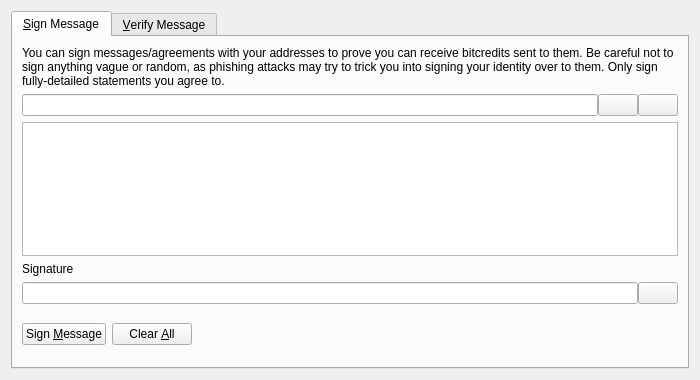
<?xml version="1.0" encoding="UTF-8"?>
<ui version="4.0">
 <class>SignVerifyMessageDialog</class>
 <widget class="QDialog" name="SignVerifyMessageDialog">
  <property name="geometry">
   <rect>
    <x>0</x>
    <y>0</y>
    <width>700</width>
    <height>380</height>
   </rect>
  </property>
  <property name="windowTitle">
   <string>Signatures - Sign / Verify a Message</string>
  </property>
  <property name="modal">
   <bool>true</bool>
  </property>
  <layout class="QVBoxLayout" name="verticalLayout">
   <item>
    <widget class="QTabWidget" name="tabWidget">
     <property name="currentIndex">
      <number>0</number>
     </property>
     <widget class="QWidget" name="tabSignMessage">
      <attribute name="title">
       <string>&amp;Sign Message</string>
      </attribute>
      <layout class="QVBoxLayout" name="verticalLayout_SM">
       <item>
        <widget class="QLabel" name="infoLabel_SM">
         <property name="text">
          <string>You can sign messages/agreements with your addresses to prove you can receive bitcredits sent to them. Be careful not to sign anything vague or random, as phishing attacks may try to trick you into signing your identity over to them. Only sign fully-detailed statements you agree to.</string>
         </property>
         <property name="textFormat">
          <enum>Qt::PlainText</enum>
         </property>
         <property name="wordWrap">
          <bool>true</bool>
         </property>
        </widget>
       </item>
       <item>
        <layout class="QHBoxLayout" name="horizontalLayout_1_SM">
         <property name="spacing">
          <number>0</number>
         </property>
         <item>
          <widget class="QValidatedLineEdit" name="addressIn_SM">
           <property name="toolTip">
            <string>The Bitcredit address to sign the message with</string>
           </property>
          </widget>
         </item>
         <item>
          <widget class="QPushButton" name="addressBookButton_SM">
           <property name="toolTip">
            <string>Choose previously used address</string>
           </property>
           <property name="text">
            <string/>
           </property>
           <property name="icon">
            <iconset resource="../bitcredit.qrc">
             <normaloff>:/icons/address-book</normaloff>:/icons/address-book</iconset>
           </property>
           <property name="shortcut">
            <string>Alt+A</string>
           </property>
           <property name="autoDefault">
            <bool>false</bool>
           </property>
          </widget>
         </item>
         <item>
          <widget class="QPushButton" name="pasteButton_SM">
           <property name="toolTip">
            <string>Paste address from clipboard</string>
           </property>
           <property name="text">
            <string/>
           </property>
           <property name="icon">
            <iconset resource="../bitcredit.qrc">
             <normaloff>:/icons/editpaste</normaloff>:/icons/editpaste</iconset>
           </property>
           <property name="shortcut">
            <string>Alt+P</string>
           </property>
           <property name="autoDefault">
            <bool>false</bool>
           </property>
          </widget>
         </item>
        </layout>
       </item>
       <item>
        <widget class="QPlainTextEdit" name="messageIn_SM">
         <property name="toolTip">
          <string>Enter the message you want to sign here</string>
         </property>
        </widget>
       </item>
       <item>
        <widget class="QLabel" name="signatureLabel_SM">
         <property name="text">
          <string>Signature</string>
         </property>
         <property name="textFormat">
          <enum>Qt::PlainText</enum>
         </property>
        </widget>
       </item>
       <item>
        <layout class="QHBoxLayout" name="horizontalLayout_2_SM">
         <property name="spacing">
          <number>0</number>
         </property>
         <item>
          <widget class="QLineEdit" name="signatureOut_SM">
           <property name="font">
            <font>
             <italic>true</italic>
            </font>
           </property>
           <property name="readOnly">
            <bool>true</bool>
           </property>
          </widget>
         </item>
         <item>
          <widget class="QPushButton" name="copySignatureButton_SM">
           <property name="toolTip">
            <string>Copy the current signature to the system clipboard</string>
           </property>
           <property name="text">
            <string/>
           </property>
           <property name="icon">
            <iconset resource="../bitcredit.qrc">
             <normaloff>:/icons/editcopy</normaloff>:/icons/editcopy</iconset>
           </property>
           <property name="autoDefault">
            <bool>false</bool>
           </property>
          </widget>
         </item>
        </layout>
       </item>
       <item>
        <layout class="QHBoxLayout" name="horizontalLayout_3_SM">
         <item>
          <widget class="QPushButton" name="signMessageButton_SM">
           <property name="toolTip">
            <string>Sign the message to prove you own this Bitcredit address</string>
           </property>
           <property name="text">
            <string>Sign &amp;Message</string>
           </property>
           <property name="icon">
            <iconset resource="../bitcredit.qrc">
             <normaloff>:/icons/edit</normaloff>:/icons/edit</iconset>
           </property>
           <property name="autoDefault">
            <bool>false</bool>
           </property>
          </widget>
         </item>
         <item>
          <widget class="QPushButton" name="clearButton_SM">
           <property name="toolTip">
            <string>Reset all sign message fields</string>
           </property>
           <property name="text">
            <string>Clear &amp;All</string>
           </property>
           <property name="icon">
            <iconset resource="../bitcredit.qrc">
             <normaloff>:/icons/remove</normaloff>:/icons/remove</iconset>
           </property>
           <property name="autoDefault">
            <bool>false</bool>
           </property>
          </widget>
         </item>
         <item>
          <spacer name="horizontalSpacer_1_SM">
           <property name="orientation">
            <enum>Qt::Horizontal</enum>
           </property>
           <property name="sizeHint" stdset="0">
            <size>
             <width>40</width>
             <height>48</height>
            </size>
           </property>
          </spacer>
         </item>
         <item>
          <widget class="QLabel" name="statusLabel_SM">
           <property name="font">
            <font>
             <weight>75</weight>
             <bold>true</bold>
            </font>
           </property>
           <property name="text">
            <string/>
           </property>
           <property name="wordWrap">
            <bool>true</bool>
           </property>
          </widget>
         </item>
         <item>
          <spacer name="horizontalSpacer_2_SM">
           <property name="orientation">
            <enum>Qt::Horizontal</enum>
           </property>
           <property name="sizeHint" stdset="0">
            <size>
             <width>40</width>
             <height>48</height>
            </size>
           </property>
          </spacer>
         </item>
        </layout>
       </item>
      </layout>
     </widget>
     <widget class="QWidget" name="tabVerifyMessage">
      <attribute name="title">
       <string>&amp;Verify Message</string>
      </attribute>
      <layout class="QVBoxLayout" name="verticalLayout_VM">
       <item>
        <widget class="QLabel" name="infoLabel_VM">
         <property name="text">
          <string>Enter the receiver's address, message (ensure you copy line breaks, spaces, tabs, etc. exactly) and signature below to verify the message. Be careful not to read more into the signature than what is in the signed message itself, to avoid being tricked by a man-in-the-middle attack. Note that this only proves the signing party receives with the address, it cannot prove sendership of any transaction!</string>
         </property>
         <property name="textFormat">
          <enum>Qt::PlainText</enum>
         </property>
         <property name="alignment">
          <set>Qt::AlignLeading|Qt::AlignLeft|Qt::AlignTop</set>
         </property>
         <property name="wordWrap">
          <bool>true</bool>
         </property>
        </widget>
       </item>
       <item>
        <layout class="QHBoxLayout" name="horizontalLayout_1_VM">
         <property name="spacing">
          <number>0</number>
         </property>
         <item>
          <widget class="QValidatedLineEdit" name="addressIn_VM">
           <property name="toolTip">
            <string>The Bitcredit address the message was signed with</string>
           </property>
          </widget>
         </item>
         <item>
          <widget class="QPushButton" name="addressBookButton_VM">
           <property name="toolTip">
            <string>Choose previously used address</string>
           </property>
           <property name="text">
            <string/>
           </property>
           <property name="icon">
            <iconset resource="../bitcredit.qrc">
             <normaloff>:/icons/address-book</normaloff>:/icons/address-book</iconset>
           </property>
           <property name="shortcut">
            <string>Alt+A</string>
           </property>
           <property name="autoDefault">
            <bool>false</bool>
           </property>
          </widget>
         </item>
        </layout>
       </item>
       <item>
        <widget class="QPlainTextEdit" name="messageIn_VM"/>
       </item>
       <item>
        <widget class="QValidatedLineEdit" name="signatureIn_VM"/>
       </item>
       <item>
        <layout class="QHBoxLayout" name="horizontalLayout_2_VM">
         <item>
          <widget class="QPushButton" name="verifyMessageButton_VM">
           <property name="toolTip">
            <string>Verify the message to ensure it was signed with the specified Bitcredit address</string>
           </property>
           <property name="text">
            <string>Verify &amp;Message</string>
           </property>
           <property name="icon">
            <iconset resource="../bitcredit.qrc">
             <normaloff>:/icons/transaction_0</normaloff>:/icons/transaction_0</iconset>
           </property>
           <property name="autoDefault">
            <bool>false</bool>
           </property>
          </widget>
         </item>
         <item>
          <widget class="QPushButton" name="clearButton_VM">
           <property name="toolTip">
            <string>Reset all verify message fields</string>
           </property>
           <property name="text">
            <string>Clear &amp;All</string>
           </property>
           <property name="icon">
            <iconset resource="../bitcredit.qrc">
             <normaloff>:/icons/remove</normaloff>:/icons/remove</iconset>
           </property>
           <property name="autoDefault">
            <bool>false</bool>
           </property>
          </widget>
         </item>
         <item>
          <spacer name="horizontalSpacer_1_VM">
           <property name="orientation">
            <enum>Qt::Horizontal</enum>
           </property>
           <property name="sizeHint" stdset="0">
            <size>
             <width>40</width>
             <height>48</height>
            </size>
           </property>
          </spacer>
         </item>
         <item>
          <widget class="QLabel" name="statusLabel_VM">
           <property name="font">
            <font>
             <weight>75</weight>
             <bold>true</bold>
            </font>
           </property>
           <property name="text">
            <string/>
           </property>
           <property name="wordWrap">
            <bool>true</bool>
           </property>
          </widget>
         </item>
         <item>
          <spacer name="horizontalSpacer_2_VM">
           <property name="orientation">
            <enum>Qt::Horizontal</enum>
           </property>
           <property name="sizeHint" stdset="0">
            <size>
             <width>40</width>
             <height>48</height>
            </size>
           </property>
          </spacer>
         </item>
        </layout>
       </item>
      </layout>
     </widget>
    </widget>
   </item>
  </layout>
 </widget>
 <customwidgets>
  <customwidget>
   <class>QValidatedLineEdit</class>
   <extends>QLineEdit</extends>
   <header>qvalidatedlineedit.h</header>
  </customwidget>
 </customwidgets>
 <resources>
  <include location="../bitcredit.qrc"/>
 </resources>
 <connections/>
</ui>
